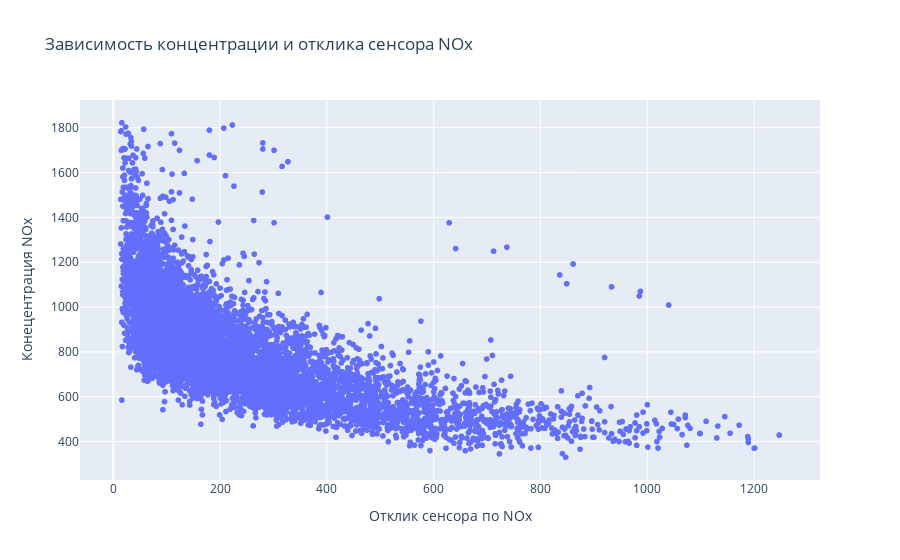

Source (notebook cell):
### Code cell
# конецентрация NOx и отклик сенсора по NOx
fig = px.scatter(
    df,  
    x="NOx(GT)", y="PT08.S3(NOx)",  
    title="Зависимость концентрации и отклика сенсора NOx",
)

fig.update_layout(
    xaxis_title="Отклик сенсора по NOx",
    yaxis_title="Конецентрация NOx"
)

fig.show()

### Figure 1 — Plotly figure (JSON) as saved in the notebook; plotly's stock layout.template omitted (floating-point values rounded to 4 significant figures; data arrays with more than 128 entries replaced by an {"elided": "..."} marker saying what was removed)
{"data": [{"hovertemplate": "NOx(GT)=%{x}<br>PT08.S3(NOx)=%{y}<extra></extra>", "legendgroup": "", "marker": {"color": "#636efa", "symbol": "circle"}, "mode": "markers", "name": "", "showlegend": false, "type": "scattergl", "x": {"elided": "6800 int values"}, "xaxis": "x", "y": {"elided": "6800 int values"}, "yaxis": "y"}], "layout": {"legend": {"tracegroupgap": 0}, "title": {"text": "Зависимость концентрации и отклика сенсора NOx"}, "xaxis": {"anchor": "y", "domain": [0, 1], "title": {"text": "Отклик сенсора по NOx"}}, "yaxis": {"anchor": "x", "domain": [0, 1], "title": {"text": "Конецентрация NOx"}}}}
